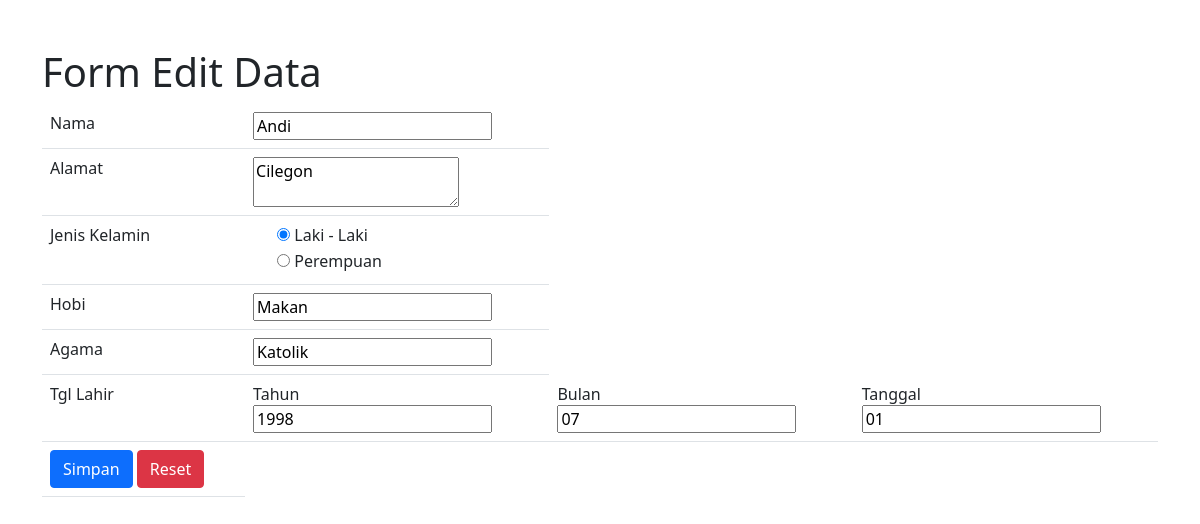
Screenshot of /form_edit.php?no=15 with the database file from the repository.
### tables this page shows
CREATE TABLE `t_mahasiswa` (
  `no` int(11) NOT NULL,
  `nama` varchar(50) NOT NULL,
  `alamat` varchar(50) NOT NULL,
  `jenis_kelamin` char(1) NOT NULL,
  `hobi` varchar(30) NOT NULL,
  `agama` varchar(10) NOT NULL,
  `tgl_lahir` date NOT NULL
);

### form_edit.php (the view, shortened to what this page needs)
<?php
include "koneksi.php";
$get_no = $_GET["no"];
$sql = "SELECT * FROM t_mahasiswa WHERE no='$get_no'";
$query = mysqli_query($conn, $sql);
$row = mysqli_fetch_assoc($query);
?>
<html>
    <head>
        <?php include "bootstrap.php"; ?>
    </head>
    <body>
        <div class="container mt-5">
            <h1>Form Edit Data</h1>
            <form action="act_edit.php" method="POST">
                <table class="table ">
                <tr>
                    <div class="form-group">
                        <td><label for="nama">Nama</label></td>
                        <td><input type="text" name="nama" id="nama" value="<?php echo $row['nama']; ?>"></td>
                    </div>
                </tr>
                <tr>
                    <div class="form-group">
                        <td><label for="alamat">Alamat</label></td>
                        <td><textarea name="alamat" id="alamat"><?php echo $row["alamat"]; ?></textarea></td>
                    </div>
                </tr>
                <tr>
                    <div class="form-group">
                        <td><label for="jenis_kelamin">Jenis Kelamin</label></td>
                        <td><div class="form-check">
                            <input type="radio" name="jenis_kelamin" value="L" id="L" <?php if($row["jenis_kelamin"] == "L") { echo "Checked"; } ?>>
                            <label for="L">Laki - Laki</label>
                        </div>
                        <div class="form-check">
                            <input type="radio" name="jenis_kelamin" value="P" id="P" <?php if($row["jenis_kelamin"] == "P") { echo "Checked"; } ?>>
                            <label for="P">Perempuan</label></td>
                        </div>
                    </div>
                <tr>
                    <div class="form-group">
                        <td><label for="hobi">Hobi</label></td>
                        <td><input type="text" name="hobi" value="<?php echo $row['hobi']; ?>"></td>
                    </div>
                </tr>
                <tr>
                    <div class="form-group">
                        <td><label for="agama">Agama</label></td>
                        <td><input type="text" name="agama" value="<?php echo $row['agama']; ?>"></td>
                    </div>
                </tr>
                <tr>
                    <div class="form-group">
                        <td><label for="tgl_lahir">Tgl Lahir</label></td>
                        <td><label for="tgl_lahir">Tahun</label><br/>
                        <input type="text" name="tahun" value="<?php echo date('Y', strtotime($row['tgl_lahir'])); ?>"></td>
                        <td><label for="tgl_lahir">Bulan</label><br/>
                        <input type="text" name="bulan" value="<?php echo date('m', strtotime($row['tgl_lahir'])); ?>"></td>
                        <td><label for="tgl_lahir">Tanggal</label><br/>
                        <input type="text" name="tanggal" value="<?php echo date('d', strtotime($row['tgl_lahir'])); ?>"></td>
                    </div>
                </tr>
                <tr>
                    <td><input class="btn btn-primary" type="Submit" value="Simpan">
                    <input class="btn btn-danger" type="reset" value="Reset"></td>
                </tr>
    </body>
</html>

### rows the page displays
t_mahasiswa: nama "Andi", alamat "Cilegon", jenis_kelamin "☑ Laki - Laki", jenis_kelamin "☐ Perempuan", hobi "Makan", agama "Katolik", tahun "1998", bulan "07", tanggal "01"
